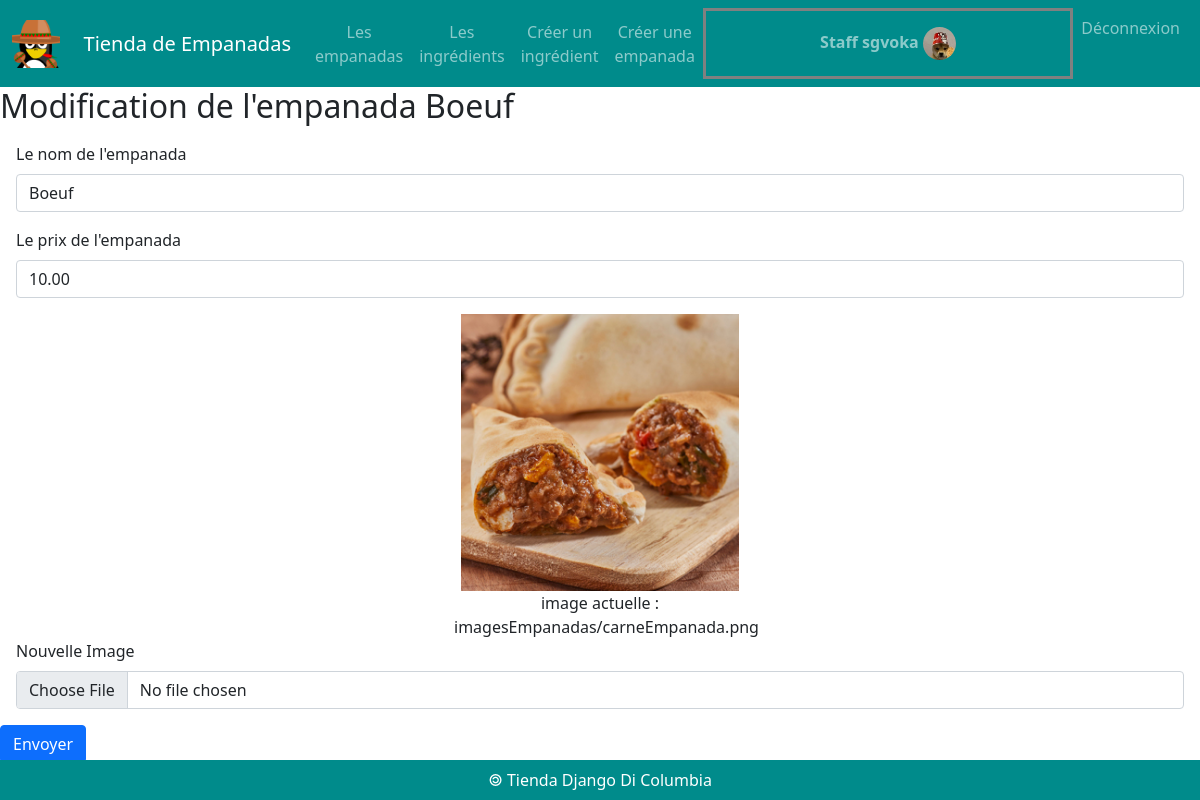
Screenshot of /empanada/1/update/ (signed in) with the database file from the repository.
### comptes/models.py (models this page shows)
class TiendaUser(User) :
    image = models.ImageField( default = "imagesUsers/default.png",
                               upload_to = "imagesUsers/")

### empanadas/models.py (models this page shows, shortened)
class Empanada(models.Model) :
    idEmpanada = models.AutoField(primary_key = True)
    nomEmpanada = models.CharField(max_length = 50)
    prix = models.DecimalField(max_digits = 6, decimal_places = 2)
    image = models.ImageField(default = 'imagesEmpanadas/default.png', upload_to = 'imagesEmpanadas/')

### empanadas/views.py (the view)
# urls.py: path('empanada/<int:empanada_id>/update/', views.afficherFormulaireModificationEmpanada),
def afficherFormulaireModificationEmpanada(request, empanada_id) :
    user = None
    if request.user.is_staff :
        emp = Empanada.objects.get(idEmpanada = empanada_id)
        user = TiendaUser.objects.get(id=request.user.id)
        return render(
            request,
            'empanadas/formulaireModificationEmpanada.html',
            {
                'empanada' : emp,
                'user' : user
            },
        )
    elif request.user.is_authenticated :
        return redirect('/empanadas')
    else :
        return redirect('/login')

### empanadas/templates/empanadas/formulaireModificationEmpanada.html (shortened to what this page needs)
{% extends 'empanadas/base.html' %}
{% block main %}
<h2>Modification de l'empanada {{empanada.nomEmpanada}}</h2>
<form action="/empanada/{{empanada.idEmpanada}}/updated/" method="post" enctype="multipart/form-data">
    <div class="m-3">
        <label for="id_nomEmpanada" class="form-label">
            Le nom de l'empanada
        </label>
        <input id="id_nomEmpanada" name="nomEmpanada" value="{{empanada.nomEmpanada}}" type="text" maxlength="50" required class="form-control"/>
    </div>
    <div class="m-3">
        <label for="id_prix" class="form-label">
            Le prix de l'empanada
        </label>
        <input id="id_prix" name="prix" value="{{empanada.prix}}" type="number" step=".01" maxlength="50" required class="form-control"/>
    </div>
    <div class="m-3">
        <figure class="w-25 text-center m-auto">
            <img src="{{MEDIA_URL}}{{empanada.image}}" class="image-fluid" style="width: 95%;"/>
            <figcaption>image actuelle : {{empanada.image}} </figcaption>
        </figure>
        <label for="id_image" class="form-label">
            Nouvelle Image
        </label>
        <input id="id_image" name="image" type="file" accept="image/*" class="form-control"/>
    </div>
    <button type="submit" class="btn btn-primary">
        Envoyer
    </button>
</form>
{% endblock %}

### comptes/templates/comptes/menuStaff.html (shortened to what this page needs)
{% load static %}
<nav class="navbar navbar-expand-lg navbar-dark">
    <div class="container-fluid">
        <img id="logo" src="{% static 'empanadas/img/mexicanPingouin.png' %}" alt="logo Pinguoin Mexicain">
        <a class="navbar-brand" href="#">Tienda de Empanadas</a>
        <div id="navbarText" class="collapse navbar-collapse" >
            <ul class="navbar-nav me-auto mb-2 mb-lg-0">
                <li class="nav-item">
                    <a class="nav-link" href="/empanadas">Les empanadas</a>
                </li>
                <li class="nav-item">
                    <a class="nav-link" href="/ingredients">Les ingrédients</a>
                </li>
                <li class="nav-item">
                    <a class="nav-link" href="/ingredients/add">Créer un ingrédient</a>
                </li>
                <li class="nav-item">
                    <a class="nav-link" href="/empanadas/add">Créer une empanada</a>
                </li>
            </ul>
            <ul class="navbar-nav">
                <li class="nav-item">
                    <span class="nav-link" style="border: solid grey; font-weight: bold;">
                        <a class="nav-link" href="/user/update/" >
                            Staff {{user}}
                            <img src="{{MEDIA_URL}}{{user.image}}" class="rounded-circle" style="width: 10%;"/>
                        </a>
                    </span>
                </li>
                <li class="nav-item">
                    <a class="nav-link" href="/logout">
                        Déconnexion
                    </a>
                </li>
            </ul>
        </div>
    </div>
</nav>

### empanadas/static/empanadas/css/styles.css (style rules this page uses)
nav { background-color: darkcyan; }
#logo { width: 3em; margin-right: 2%; }
.nav-item { text-align: center; }

### rows the page displays
TiendaUser: username "sgvoka", image (picture)
Empanada: nomEmpanada "Boeuf", prix "10.00", image (picture), image "imagesEmpanadas/carneEmpanada.png"
